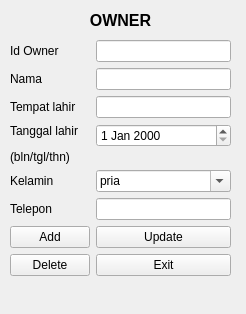
<?xml version="1.0" encoding="UTF-8"?>
<ui version="4.0">
 <class>FrmOwner</class>
 <widget class="QMainWindow" name="FrmOwner">
  <property name="geometry">
   <rect>
    <x>0</x>
    <y>0</y>
    <width>246</width>
    <height>314</height>
   </rect>
  </property>
  <property name="windowTitle">
   <string>Form Owner</string>
  </property>
  <widget class="QWidget" name="centralwidget">
   <widget class="QLabel" name="label">
    <property name="geometry">
     <rect>
      <x>0</x>
      <y>10</y>
      <width>241</width>
      <height>20</height>
     </rect>
    </property>
    <property name="font">
     <font>
      <pointsize>12</pointsize>
      <weight>75</weight>
      <bold>true</bold>
     </font>
    </property>
    <property name="text">
     <string>OWNER</string>
    </property>
    <property name="alignment">
     <set>Qt::AlignCenter</set>
    </property>
   </widget>
   <widget class="QWidget" name="formLayoutWidget">
    <property name="geometry">
     <rect>
      <x>10</x>
      <y>40</y>
      <width>221</width>
      <height>266</height>
     </rect>
    </property>
    <layout class="QFormLayout" name="formLayout">
     <item row="0" column="0">
      <widget class="QLabel" name="idOwnerLabel">
       <property name="text">
        <string>Id Owner</string>
       </property>
      </widget>
     </item>
     <item row="0" column="1">
      <widget class="QLineEdit" name="Txt_id_owner"/>
     </item>
     <item row="2" column="1">
      <widget class="QLineEdit" name="Txt_tempatlahir"/>
     </item>
     <item row="3" column="0">
      <widget class="QLabel" name="passwordLabel">
       <property name="text">
        <string>&lt;html&gt;&lt;head/&gt;&lt;body&gt;&lt;p&gt;Tanggal lahir&lt;/p&gt;&lt;p&gt;(bln/tgl/thn)&lt;/p&gt;&lt;/body&gt;&lt;/html&gt;</string>
       </property>
      </widget>
     </item>
     <item row="4" column="0">
      <widget class="QLabel" name="labelkelamin">
       <property name="text">
        <string>Kelamin</string>
       </property>
      </widget>
     </item>
     <item row="4" column="1">
      <widget class="QComboBox" name="Cmb_kelamin">
       <property name="enabled">
        <bool>true</bool>
       </property>
       <property name="editable">
        <bool>true</bool>
       </property>
       <property name="duplicatesEnabled">
        <bool>false</bool>
       </property>
       <item>
        <property name="text">
         <string>pria</string>
        </property>
       </item>
       <item>
        <property name="text">
         <string>wanita</string>
        </property>
       </item>
      </widget>
     </item>
     <item row="6" column="0">
      <widget class="QPushButton" name="PB_add">
       <property name="text">
        <string>Add</string>
       </property>
      </widget>
     </item>
     <item row="6" column="1">
      <widget class="QPushButton" name="PB_update">
       <property name="text">
        <string>Update</string>
       </property>
      </widget>
     </item>
     <item row="7" column="0">
      <widget class="QPushButton" name="PB_del">
       <property name="text">
        <string>Delete</string>
       </property>
      </widget>
     </item>
     <item row="7" column="1">
      <widget class="QPushButton" name="PB_exit">
       <property name="text">
        <string>Exit</string>
       </property>
      </widget>
     </item>
     <item row="2" column="0">
      <widget class="QLabel" name="tempatlahirLabel">
       <property name="text">
        <string>Tempat lahir</string>
       </property>
      </widget>
     </item>
     <item row="1" column="0">
      <widget class="QLabel" name="label_2">
       <property name="text">
        <string>Nama</string>
       </property>
      </widget>
     </item>
     <item row="1" column="1">
      <widget class="QLineEdit" name="Txt_nama"/>
     </item>
     <item row="5" column="1">
      <widget class="QLineEdit" name="Txt_telepon"/>
     </item>
     <item row="5" column="0">
      <widget class="QLabel" name="labeltelepon">
       <property name="text">
        <string>Telepon</string>
       </property>
      </widget>
     </item>
     <item row="3" column="1">
      <widget class="QDateEdit" name="Txt_tanggallahir"/>
     </item>
    </layout>
   </widget>
  </widget>
 </widget>
 <resources/>
 <connections/>
</ui>
